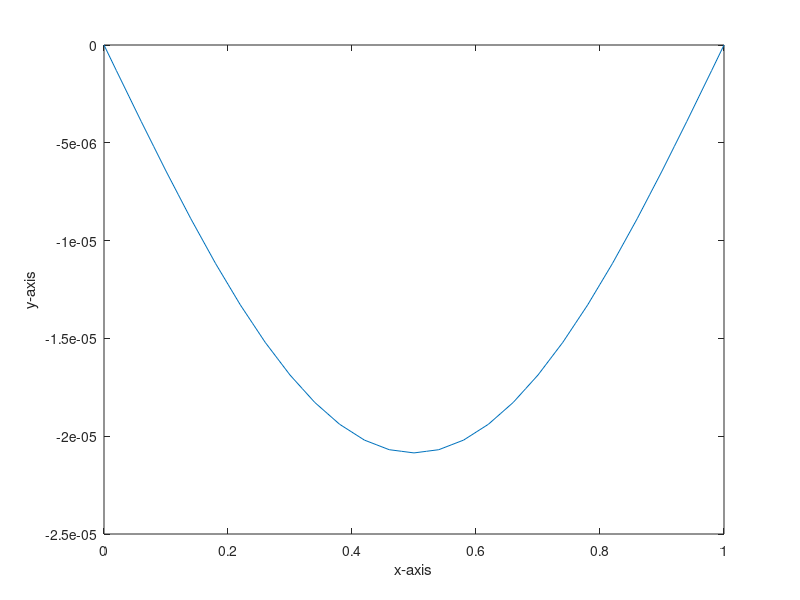

Recreate this plot in MATLAB.
% function U = ex03(n, m)

	n = 50;
	m = 5000;
	% 位置の刻み幅
	h = 1 / n;
	% 時間の刻み幅
	k = 1 / m;
	r = k / h ^ 2;
	% n + 1行, m + 1列の行列
	% 位置、時間
	U = zeros(n + 1, m + 1);

	% 時間が0のときの初期条件
	for i = 2 : n
		x = (i - 1) * h;
		U(i, 1) = abs(x - 0.5) - 0.5;
	end
	U(1, 1) = 0;
	U(n + 1, 1) = 0;

	% t = 0のときは上で初期化済みだからj = 2スタート
	for j = 1 : m
		for i = 1 : n + 1
			if (i == 1 || i == n + 1)
				U(i, j) = 0;
			else
				U(i, j + 1) = r * U(i - 1, j) + (1 - 2 * r) * U(i, j) + r * U(i + 1, j);
			end
		end
	end

	figure(3)
	clf
	plot(linspace(0, 1, n + 1), U(:, m + 1));
	xlabel('x-axis')
	ylabel('y-axis')
